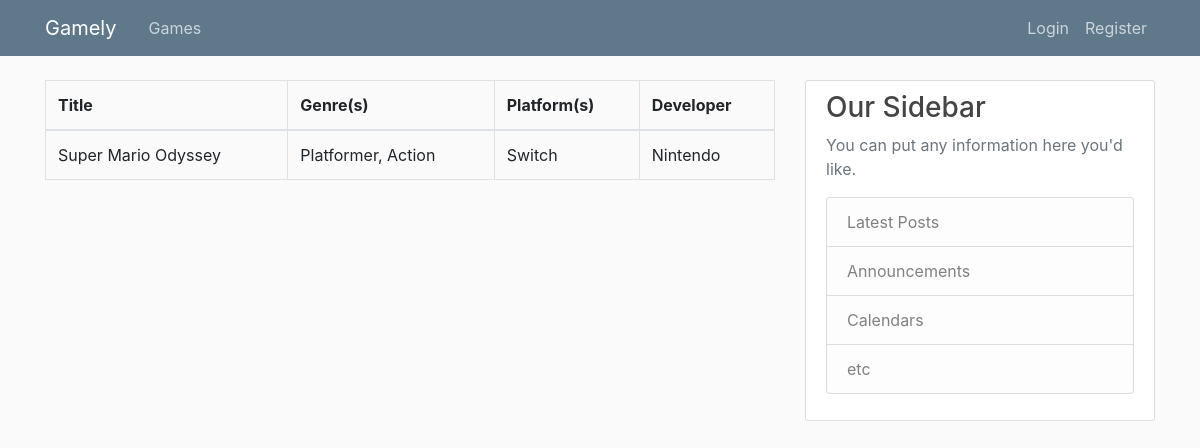
The app's page /games/, older data.
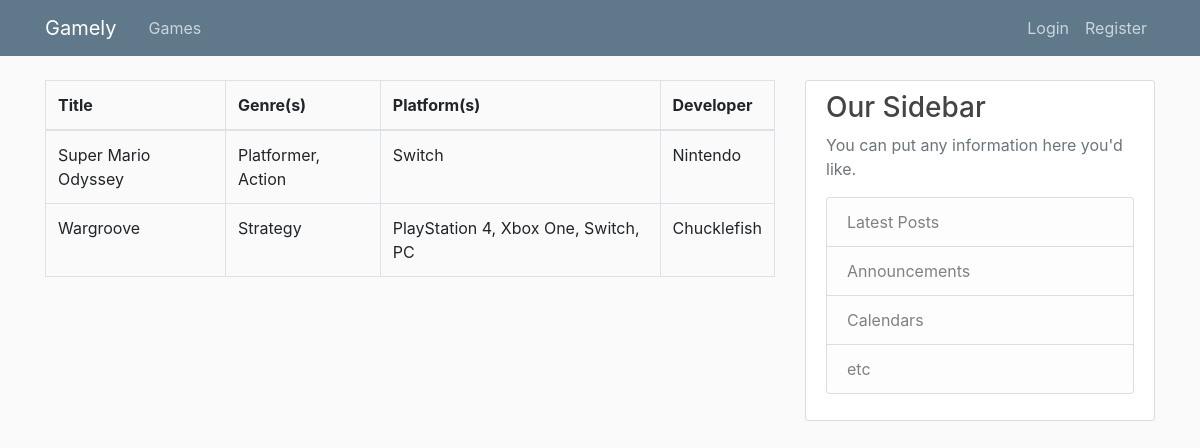
The same page, newer data.
### games/models.py (models this page shows, shortened)
class Game(models.Model):
    title = models.CharField(max_length=255)
    release_date = models.DateField(default=timezone.now)
    genre = models.ManyToManyField(Genre)
    platform = models.ManyToManyField(Platform)
    publisher = models.ForeignKey(Publisher, on_delete=models.PROTECT)
    developer = models.ForeignKey(Developer,on_delete=models.PROTECT)
    def genres(self):
        return ", ".join([g.name for g in self.genre.all()])
    def platforms(self):
        return ", ".join([p.name for p in self.platform.all()])

class Genre(models.Model):
    name = models.CharField(max_length=255)

class Platform(models.Model):
    name = models.CharField(max_length=255)

class Developer(models.Model):
    name = models.CharField(max_length=255)
    def __str__(self):
        return self.name

### games/views.py (the view)
# urls.py: path('', views.index, name='index'),
def index(request):
    games = Game.objects.all()
    return render(request, 'games/index.html', {'games': games})

### games/templates/games/index.html
{% extends 'base.html' %}
{% block content %}
    <table class="table table-bordered table-hover">
        <thead>
            <tr>
                <th>Title</th>
                <th>Genre(s)</th>
                <th>Platform(s)</th>
                <th>Developer</th>
            </tr>
        </thead>
        <tbody>
            {% for game in games %}
                <tr>
                    <td>{{ game.title }}</td>
                    <td>{{ game.genres }}</td>
                    <td>{{ game.platforms }}</td>
                    <td>{{ game.developer }}</td>
                </tr>
            {% endfor %}
        </tbody>
    </table>
{% endblock  %}

### templates/base.html (shortened to what this page needs)
{% load static %}
<!doctype html>
<html lang="en">
  <head>
    <link rel="stylesheet" href="https://stackpath.bootstrapcdn.com/bootstrap/4.4.1/css/bootstrap.min.css">
    <link rel="stylesheet" type="text/css" href="{% static 'main.css' %}"
  </head>
  <body>
    <header class="site-header">
      <nav class="navbar navbar-expand-md navbar-dark bg-steel fixed-top">
        <div class="container">
          <a class="navbar-brand mr-4" href="/">Gamely</a>
          <div class="collapse navbar-collapse" id="navbarToggle">
            <div class="navbar-nav mr-auto">
              <a class="nav-item nav-link" href="{% url 'games:index' %}">Games</a>
            </div>
            <div class="navbar-nav">
              {% if user.is_authenticated %}
                <a class="nav-item nav-link" href="{% url 'logout' %}">Logout</a>
              {% else %}
                <a class="nav-item nav-link" href="{% url 'login' %}">Login</a>
                <a class="nav-item nav-link" href="{% url 'register' %}">Register</a>
              {% endif %}
            </div>
          </div>
        </div>
      </nav>
    </header>
    <main role="main" class="container">
      <div class="row">
        <div class="col-md-8">
          {% block content %}{% endblock %}
        </div>
        <div class="col-md-4">
          <div class="content-section">
            <h3>Our Sidebar</h3>
            <p class='text-muted'>You can put any information here you'd like.
              <ul class="list-group">
                <li class="list-group-item list-group-item-light">Latest Posts</li>
                <li class="list-group-item list-group-item-light">Announcements</li>
                <li class="list-group-item list-group-item-light">Calendars</li>
                <li class="list-group-item list-group-item-light">etc</li>
              </ul>
            </p>
          </div>
        </div>
      </div>
    </main>
  </body>
</html>

### static/main.css (style rules this page uses)
body { background: #fafafa; color: #333333; margin-top: 5rem; }
h1, h2, h3, h4, h5, h6 { color: #444444; }
ul { margin: 0; }
.bg-steel { background-color: #5f788a; }
.site-header .navbar-nav .nav-link { color: #cbd5db; }
.content-section { background: #ffffff; padding: 10px 20px; border: 1px solid #dddddd; border-radius: 3px; margin-bottom: 20px; }

Row changes from the older to the newer data that the page shows:
added Game: title "Wargroove", genres "Strategy", platforms "PlayStation 4, Xbox One, Switch, PC", developer "Chucklefish"
